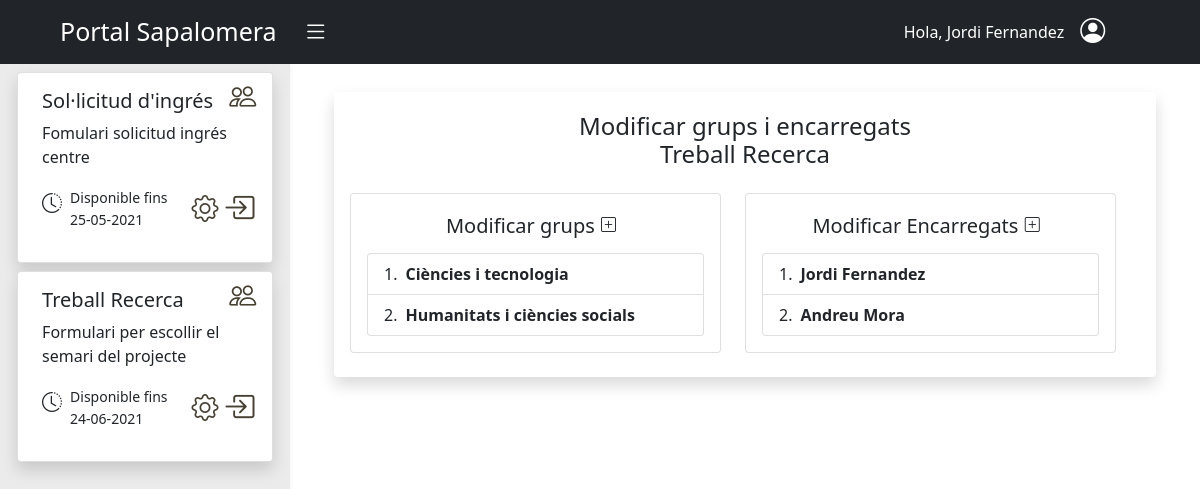
Screenshot of /aplicacions/gestio_grups_encarregats/llistat_grups_encarregats/1/ (signed in) with the database file from the repository.
### aplicacions/models.py (models this page shows, shortened)
class Aplicacio(models.Model):
    nom = models.CharField(max_length=30)
    descripcio = models.CharField(max_length=200)
    data_limit_inici = models.DateField()
    data_limit_fi = models.DateField()
    url_acces = models.CharField(max_length=60,blank=True)
    url_backend = models.CharField(max_length=60,blank=True)
    llista_grups = models.ManyToManyField(Group,blank=True)
    llista_encarregats = models.ManyToManyField(User,limit_choices_to={"rol__id_rol":1},blank=True)
    objects = models.Manager()
    llistatAplicacions= LListaAplicacions()
    class Meta:
        verbose_name_plural = 'Aplicacions'

### aplicacions/decorators.py (the view)
    def func(request, *args, **kwargs):
        aplicacio = Aplicacio.objects.filter(pk=kwargs['pk'])
        llistaEncarregats = aplicacio[0].llista_encarregats.all()
        if request.user in llistaEncarregats or request.user.is_staff:
            return view_func(request, *args, **kwargs)
        else:
            raise PermissionDenied

### aplicacions/modelManagers.py (called while the page is built)
    def per_usuari(self, user):
        today = date.today()
        if user.is_staff:
            return self.get_queryset().all()
        if user.rol.id_rol == 1:
            return self.get_queryset().filter(llista_encarregats__exact=user)
        else:
            return self.get_queryset().filter(llista_grups__in=user.groups.all()).filter(data_limit_fi__gte=today,data_limit_inici__lte=today).distinct()

### aplicacions/views.py (called while the page is built)
@login_required
@professor_encarregat
def AplicacioLlistatGrupsEncarregats(request,pk):
    aplicacions =  Aplicacio.llistatAplicacions.per_usuari(request.user)
    aplicacio =  Aplicacio.objects.filter(pk=pk)
    return render(request, 'aplicacions/gestio_grups_encarregats/aplicacio_grups_encarregats.html', {'llista_aplicacions': aplicacions,"aplicacio":aplicacio})

### aplicacions/templates/aplicacions/gestio_grups_encarregats/aplicacio_grups_encarregats.html (shortened to what this page needs)
{% extends "aplicacions/llistar_aplicacions.html" %}
{% load static %}
{% block aplicacio %}
<div class="container">
  <div class="row p-1  align-items-center shadow rounded mt-2 pb-4">
    <h4 class="p-3 text-center">Modificar grups i encarregats <br> {{aplicacio.0.nom}} </h4>
    <div class="row">
      <div class="col-xxl-6 col-md-6">
        <div class="card text-center">
          <div class="card-body">
            <h5>Modificar grups
              <button onclick="obrir_modal_modificar_grups_aplicacio('{% url 'aplicacions:modificar-grups-aplicacio' aplicacio.0.id %}')"
                      class="btn shadow-none p-0 pb-2 pe-2">
                      <i  class="bi bi-plus-square align-middle" style="font-size:15px;"></i>
              </button>
            </h5>
            <ol class="list-group list-group-numbered">
              {% for grup in aplicacio.0.llista_grups.all %}
              <li class="list-group-item d-flex justify-content-between align-items-start">
                <div class="ms-2 me-auto">
                  <div class="fw-bold">{{grup}}</div>
                </div>
              </li>
              {% endfor %}
            </ol>
          </div>
        </div>
      </div>
      <div class="col-xxl-6 col-sm-6">
        <div class="card text-center">
          <div class="card-body">
            <h5>Modificar Encarregats
              <button onclick="obrir_modal_modificar_encarregats_aplicacio('{% url 'aplicacions:modificar-encarregats-aplicacio' aplicacio.0.id %}')"
                      class="btn shadow-none p-0 pb-2 pe-2">
                      <i  class="bi bi-plus-square align-middle" style="font-size:15px;"></i>
              </button>
            </h5>
            <ol class="list-group list-group-numbered">
              {% for encarregat in aplicacio.0.llista_encarregats.all %}
                {% if encarregat %}
                <li class="list-group-item d-flex justify-content-between align-items-start">
                  <div class="ms-2 me-auto">
                    <div class="fw-bold">{{encarregat.get_full_name}}</div>
                  </div>
                </li>
                {% endif %}
              {% endfor %}
            </ol>
          </div>
        </div>
      </div>
    </div>
  </div>
</div>
{% endblock %}

### aplicacions/templates/aplicacions/llistar_aplicacions.html (shortened to what this page needs)
{% extends "base.html" %} {% block content %}
<div id="wrapper">
    <div class="container-fluid">
        <div id="sidebar-wrapper" class="color-sidebar shadow-sm" style="height:99vh">
            <ul class="sidebar-nav ">
                <div class="row d-flex justify-content-center">
                    <div class="col-11">
                        {% if llista_aplicacions %} {% for aplicacio in llista_aplicacions %}
                        <div class="card mx-1 mt-2 shadow  rounded-2">
                            {% if user.rol.id_rol == 1 or user.is_staff %}
                            <div id="gestioGrupsIcon"  role="button">
                                <a href="{% url 'aplicacions:llistar-grups-encarregats' aplicacio.id %}"><i class="icones-color bi bi-people" style="font-size: 27px;"></i></a>
                            </div>
                            {% endif %}
                            <div class="card-body  ms-2">
                                <h5 class="card-title ">{{ aplicacio.nom }}</h5>
                                <p class="card-text">{{ aplicacio.descripcio }}</p>
                                <div class="row">
                                    <div class="col-1  me-1 mt-1 ">
                                        <i class="bi bi-clock-history fa-9x" style="font-size: 20px;"></i>
                                    </div>
                                    <div class="col-md-auto">
                                        <small>
                                            Disponible fins
                                            <p>{{ aplicacio.data_limit_fi | date:'d-m-Y' }}</p>
                                        </small>
                                    </div>
                                    {% if user.rol.id_rol == 1 or user.is_staff %}
                                    <div role="button" class="col-1 mt-1">
                                        <a {% if aplicacio.url_backend %} href="{% url aplicacio.url_backend %}" {% endif %}><i class="icones-color bi bi-gear" style="font-size: 27px;"></i></a>
                                    </div>
                                    {% endif %}
                                    <div role="button" class="col-1 ms-2">
                                        <a {% if aplicacio.url_acces  %} href="{% url aplicacio.url_acces %}" {% endif %}><i class="icones-color bi bi-box-arrow-in-right" style="font-size: 31px;"></i></a>
                                    </div>
                                </div>
                            </div>
                        </div>
                        {% endfor %}
                        {% endif %}
                    </div>
                </div>
            </ul>
        </div>
        <div id="page-content-wrapper" class="overflow-auto" style="height:85vh">
            <div class="container-fluid">
                {% block aplicacio %}
                {% endblock %}
            </div>
        </div>
    </div>
</div>
{% endblock content %}

### templates/navbar.html (shortened to what this page needs)
<nav class="navbar navbar-expand-lg navbar-dark  bg-dark">
  <div class="container-fluid">
    <a class="navbar-brand ps-5" style="font-size: 25px;">
      Portal Sapalomera
      <i id="menu-toggle" type="button" class="navbar-toggle collapsed bg-dark bi bi-list" style="padding-left: 20px; font-size:25px;"collapse" data-target="#navbar" aria-expanded="false" aria-controls="navbar"></i>
    </a>
    <div style="margin-right: 5%;">
      <ul class="navbar-nav" >
        <li class="nav-item"><a class="nav-link" style="color: white;" >Hola, {{user.get_full_name}}</a></li>
        <div class="dropdown pe-4">
          <a class="p-0 ps-2 text-dark" role="button" id="dropdownMenuLink"  data-bs-toggle="dropdown" aria-expanded="false">
            <i class=" bi bi-person-circle text-white" style="font-size: 25px;"></i>
          </a>
        </div>
      </ul>
    </div>
  </div>
</nav>

### static/css/style.css (style rules this page uses)
#wrapper { padding-left: 0; -webkit-transition: all 0.5s ease; -moz-transition: all 0.5s ease; -o-transition: all 0.5s ease; transition: all 0.5s ease; }
.color-sidebar { background:#EBEBEB !important; }
#sidebar-wrapper { overflow-y: scroll; overflow-x: hidden; position: fixed; left: 290px; z-index: 1000; overflow-y: auto; margin-left: -290px; width: 0; height: 100%; background:#212529; -webkit-transition: all 0.5s ease; -moz-transition: all 0.5s ease; -o-transition: all 0.5s ease; transition: all 0.5s ease; }
#page-content-wrapper { padding: 15px; width: 100%; }
#gestioGrupsIcon { position: absolute; left: 80%; top: 0; transform: translate(30%, 10%); }
.icones-color { color:#464033; }
.sidebar-nav { position: absolute; top: 0; margin: 0; padding: 0; width: 290px; list-style: none; }
@media (min-width: 768px) { #wrapper { padding-left: 290px; } }
@media (min-width: 768px) { #sidebar-wrapper { width: 290px; } }
@media (min-width: 768px) { #page-content-wrapper { padding: 20px; } }

### rows the page displays
Aplicacio: nom "Sol·licitud d'ingrés", descripcio "Fomulari solicitud ingrés centre", data_limit_fi "25-05-2021"
Aplicacio: nom "Treball Recerca", descripcio "Formulari per escollir el semari del projecte", data_limit_fi "24-06-2021"

### other values shown
{{ user.get_full_name }} "Jordi Fernandez"
{{ grup }} "Ciències i tecnologia"
{{ grup }} "Humanitats i ciències socials"
{{ encarregat.get_full_name }} "Jordi Fernandez"
{{ encarregat.get_full_name }} "Andreu Mora"
